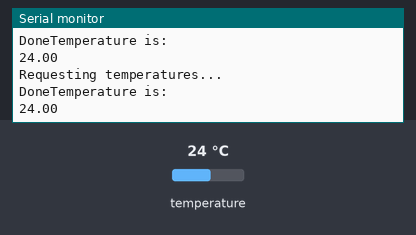
A sketch run on a simulated Arduino Uno, built with avr-gcc and run on an emulated ATmega328P. Shown: the last lines printed to the serial monitor. Inputs (shaded band) come from the test bench; at power-on: temperature 24 °C.

Above: at 3.3 s.
3.4 s: temperature set to 12 °C
At 4.2 s:
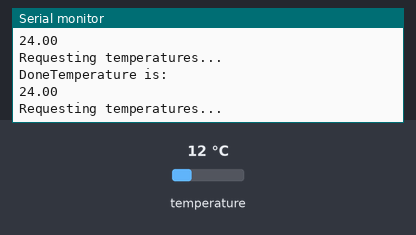
5.9 s: temperature set to 19 °C
At 6.7 s:
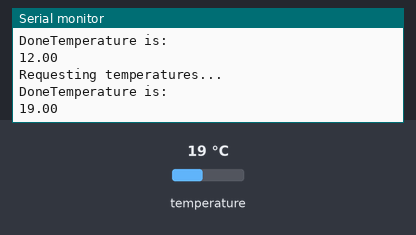
Timing chart, 0 to 8.9 s (numbered marks = the images above; inputs shaded):
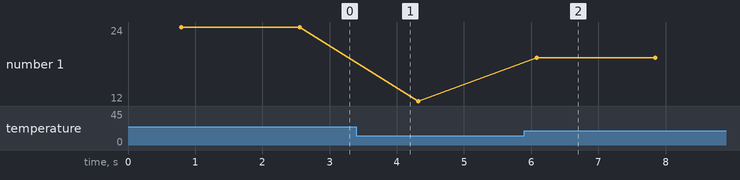

The sketch:

Digital_Thermometer.ino
```cpp
#include <OneWire.h>
#include <DallasTemperature.h>

#define ONE_WIRE_BUS 4

OneWire oneWire(ONE_WIRE_BUS);
DallasTemperature sensors(&oneWire);


void setup() {
  Serial.begin(9600);
  Serial.println("Dallas Temperature IC Control Library Demo");
  sensors.begin();
}

void loop() {
  Serial.println("Requesting temperatures...");
  sensors.requestTemperatures();

  Serial.print("Done");


  Serial.println("Temperature is: ");
  Serial.println(sensors.getTempCByIndex(0));
delay(1000);
}
```

Measured:
- after the input at 5.9 s, the serial monitor: prints a new line after 0.19 s (image 2)
- plotted number 1: 24 → 12 after the input at 3.4 s, 12 → 19 after the input at 5.9 s
